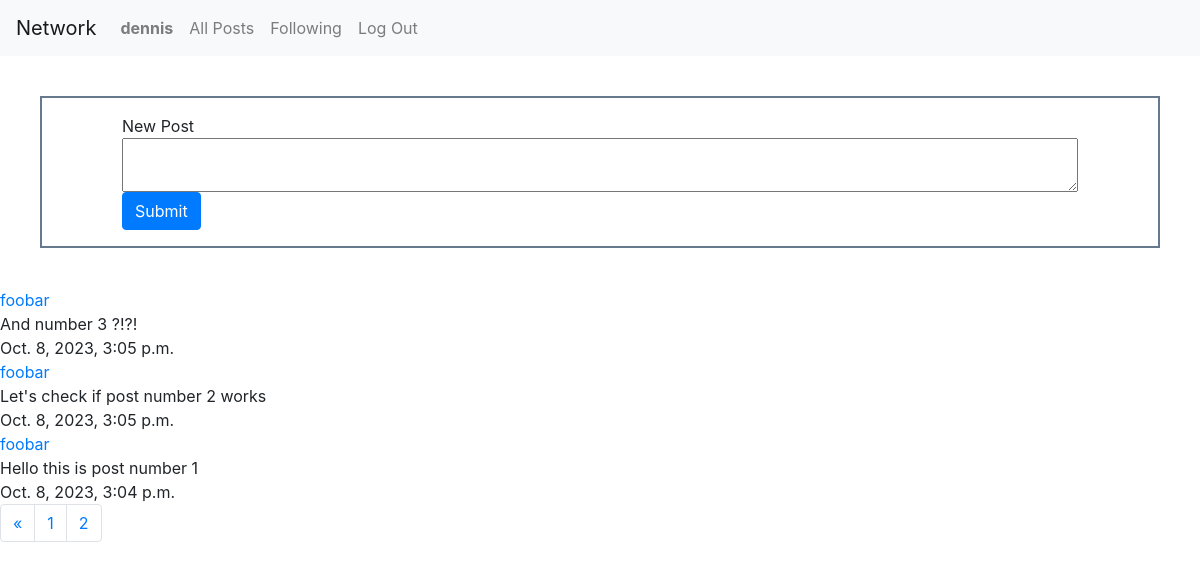
Screenshot of /following?page=2 (signed in) with the database file from the repository.
### network/models.py (models this page shows, shortened)
class User(AbstractUser):
    pass

class Post(models.Model):
    poster = models.ForeignKey(User, on_delete=models.CASCADE, related_name="post")
    content = models.TextField()
    timestamp = models.DateTimeField()

### network/views.py (the view)
# urls.py: path("following", views.following, name="following"),
def following(request):
    followed = Follow.objects.filter(follower=request.user).values("followed")
    post_list = Post.objects.filter(poster__in=followed)
    post_list = post_list.order_by("-timestamp").all()
    paginator = Paginator(post_list,5)
    page_number = request.GET.get('page')
    post_list = paginator.get_page(page_number)
    return render(request, "network/following.html", {"post_list":post_list})

### network/templates/network/following.html (shortened to what this page needs)
{% extends "network/layout.html" %}
{% load static %}
{% block body %}
    <div id="new-post">
        <div id="new-post-form">
            New Post
            <form id="submit-post">
                <div>
                    <textarea id="new-post-text"></textarea>
                </div>
                <input type="submit" id="new-post-button" class="btn btn-primary">
            </form>
        </div>
    </div>
    <div id="following-page">
        <div id="following-posts">
            {% for post in post_list %}
                <div class="post">
                    <a href="{% url 'profile' post.poster_id %}">{{ post.poster }}</a>
                    <div id="{{ post.id }}-content">{{ post.content }}</div>
                    <div>{{ post.timestamp }}</div>
                </div>
            {% endfor %}
        </div>
    </div>
    <nav aria-label="Page navigation">
        <ul class="pagination">
        {% if post_list.has_previous %}
          <li class="page-item">
            <a class="page-link" href="?page={{ post_list.previous_page_number }}" aria-label="Previous">
              <span aria-hidden="true">&laquo;</span>
            </a>
          </li>
        {% endif %}
        {% if post_list.paginator.num_pages <= 3 %}
            {% for page in post_list.paginator.page_range %}
                <li class="page-item"><a class="page-link" href="?page={{ page }}">{{ page }}</a></li>
            {% endfor %}
        {% endif %}
        </ul>
      </nav>
{% endblock %}

### network/templates/network/layout.html (shortened to what this page needs)
{% load static %}
<!DOCTYPE html>
<html lang="en">
    <head>
        <link rel="stylesheet" href="https://stackpath.bootstrapcdn.com/bootstrap/4.4.1/css/bootstrap.min.css">
        <link href="{% static 'network/styles.css' %}" rel="stylesheet">
    </head>
    <body>
        <nav class="navbar navbar-expand-lg navbar-light bg-light">
            <a class="navbar-brand" href="#">Network</a>
            <div>
              <ul class="navbar-nav mr-auto">
                {% if user.is_authenticated %}
                    <li class="nav-item">
                        <a class="nav-link" id="user-profile" href="{% url 'profile' request.user.id %}"><strong>{{ user.username }}</strong></a>
                    </li>
                {% endif %}
                <li class="nav-item">
                  <a class="nav-link" id="main" href="{% url 'index' %}">All Posts</a>
                </li>
                {% if user.is_authenticated %}
                    <li class="nav-item">
                        <a class="nav-link" href="{% url 'following' %}">Following</a>
                    </li>
                    <li class="nav-item">
                        <a class="nav-link" href="{% url 'logout' %}">Log Out</a>
                    </li>
                {% endif %}
              </ul>
            </div>
          </nav>
        <div class="body">
            {% block body %}
            {% endblock %}
        </div>
    </body>
</html>

### network/static/network/styles.css (style rules this page uses)
#new-post { padding-left: 10vh; padding-right: 10vh; padding-top: 2vh; padding-bottom: 2vh; border: 2px solid rgb(102, 121, 141); margin:5vh; }
#new-post-form { width:100%; height:100%; }
#new-post-text { width:100%; height:100%; }
textarea { display:block; }

### rows the page displays
User: username "dennis"
Post: poster "foobar", content "And number 3 ?!?!", timestamp "Oct. 8, 2023, 3:05 p.m."
Post: poster "foobar", content "Let's check if post number 2 works", timestamp "Oct. 8, 2023, 3:05 p.m."
Post: poster "foobar", content "Hello this is post number 1", timestamp "Oct. 8, 2023, 3:04 p.m."

### other values shown
{{ page }} "1" "2"
